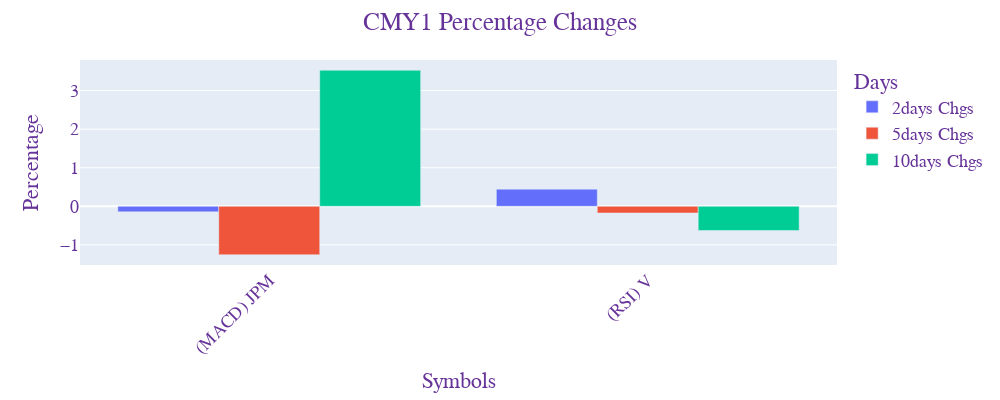

This figure's notebook cell:
### Code cell
# arkxEtfLstBuyingRpt = ArkxEtfLstBuyingRpt(['ARKK','ARKF','ARKW','ARKQ','ARKX','ARKG'],[2,5,10])
arkxEtfLstBuyingRpt = ArkxEtfLstBuyingRpt(['CMY1'],[2,5,10])
arkxEtfLstBuyingRpt.createArkxEtfBuyingRpt()

### Figure 1 — Plotly figure (JSON) as saved in the notebook; plotly's stock layout.template omitted (floating-point values rounded to 4 significant figures)
{"data": [{"alignmentgroup": "True", "hovertemplate": "variable=2days Chgs<br>Symbol=%{x}<br>value=%{y}<extra></extra>", "legendgroup": "2days Chgs", "marker": {"color": "#636efa", "pattern": {"shape": ""}}, "name": "2days Chgs", "offsetgroup": "2days Chgs", "orientation": "v", "showlegend": true, "textposition": "auto", "type": "bar", "x": ["(MACD) JPM", "(RSI) V"], "xaxis": "x", "y": [-0.1438, 0.4452], "yaxis": "y"}, {"alignmentgroup": "True", "hovertemplate": "variable=5days Chgs<br>Symbol=%{x}<br>value=%{y}<extra></extra>", "legendgroup": "5days Chgs", "marker": {"color": "#EF553B", "pattern": {"shape": ""}}, "name": "5days Chgs", "offsetgroup": "5days Chgs", "orientation": "v", "showlegend": true, "textposition": "auto", "type": "bar", "x": ["(MACD) JPM", "(RSI) V"], "xaxis": "x", "y": [-1.255, -0.1735], "yaxis": "y"}, {"alignmentgroup": "True", "hovertemplate": "variable=10days Chgs<br>Symbol=%{x}<br>value=%{y}<extra></extra>", "legendgroup": "10days Chgs", "marker": {"color": "#00cc96", "pattern": {"shape": ""}}, "name": "10days Chgs", "offsetgroup": "10days Chgs", "orientation": "v", "showlegend": true, "textposition": "auto", "type": "bar", "x": ["(MACD) JPM", "(RSI) V"], "xaxis": "x", "y": [3.526, -0.6262], "yaxis": "y"}], "layout": {"bargap": 0.2, "bargroupgap": 0, "barmode": "group", "font": {"color": "RebeccaPurple", "family": "Courier New, monospace", "size": 18}, "height": 400, "legend": {"title": {"text": "Days"}, "tracegroupgap": 0}, "margin": {"t": 60}, "title": {"text": "CMY1 Percentage Changes", "x": 0.5}, "width": 1000, "xaxis": {"anchor": "y", "domain": [0, 1], "showticklabels": true, "tickangle": -45, "title": {"text": "Symbols"}, "type": "category"}, "yaxis": {"anchor": "x", "domain": [0, 1], "title": {"text": "Percentage"}}}}
